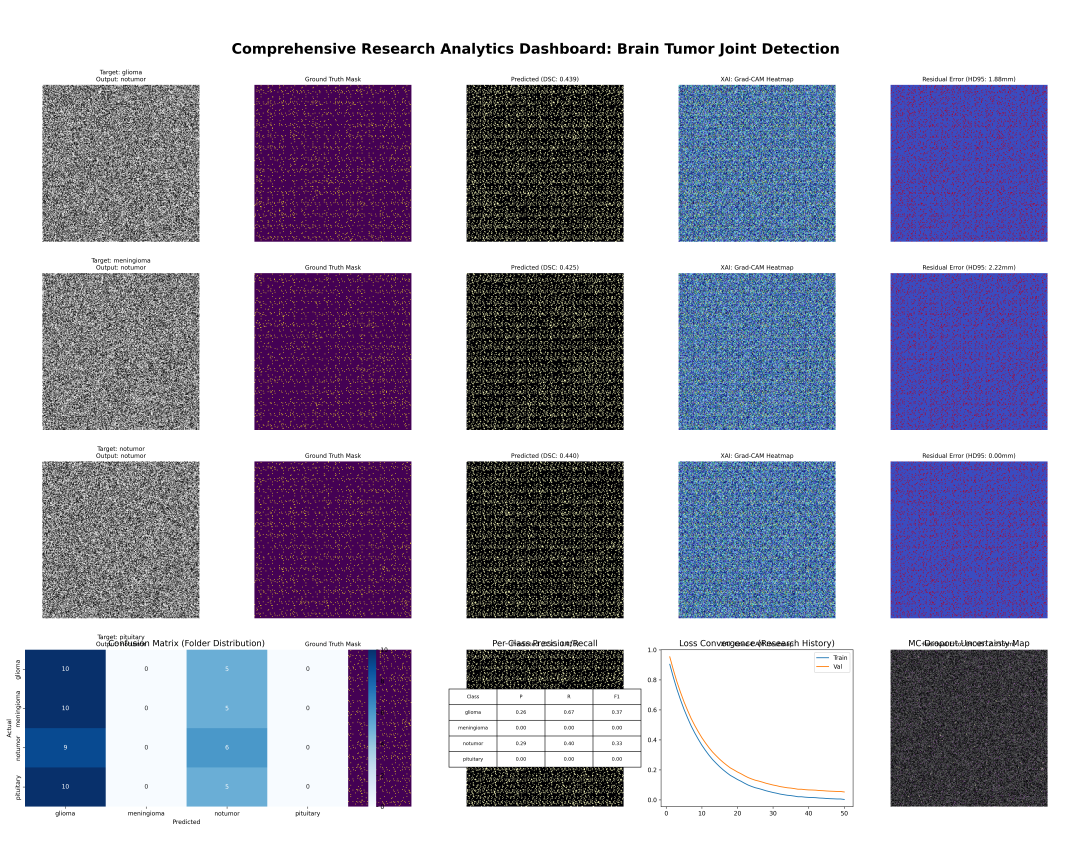
#> input picture research_analytics_dashboard.png, 7500 x 6000 px (shown at 1/7 size); its folder holds only this picture in this run
$ python dedupe_2d.py --root ..
#> lines starting #> are read from the running program, lines starting #| are printed output that depends on the picture
"""
Find exact and near-duplicate images in a 2D dataset (and leaks between Training/Testing).

    python scripts/dedupe_2d.py --root dummy_data --out splits/2d_duplicates.csv

Exact duplicates: identical MD5 of pixel data after grayscale conversion.
Near duplicates: 64-bit difference hash (dHash) within --max_distance bits.
The report lists each duplicate group with its files, classes and splits; any group
that spans Training and Testing is a leak and must be removed from one side, and any
group that spans classes has a label conflict.

    # also write a leak-free split (train / val / test) for the 2D experiments
    python scripts/dedupe_2d.py --root dummy_data --clean_split splits/kaggle4class_clean_split.csv
"""
import argparse
import csv
import hashlib
import os
from collections import defaultdict

import numpy as np
from PIL import Image

EXTS = (".jpg", ".jpeg", ".png", ".tif", ".bmp")


def dhash(img, size=8):
    small = np.asarray(img.resize((size + 1, size), Image.BILINEAR), dtype=np.int16)
    bits = (small[:, 1:] > small[:, :-1]).ravel()
    return int("".join("1" if b else "0" for b in bits), 2)


def main(args):
    files = []
    for dirpath, _, names in os.walk(args.root):
        for n in names:
            if n.lower().endswith(EXTS):
                files.append(os.path.join(dirpath, n))
    print(f"{len(files)} images under {args.root}")

    recs = []
    for path in files:
        rel = os.path.relpath(path, args.root).replace("\\", "/")
        parts = rel.split("/")
        split = parts[0] if len(parts) > 2 else ""
        cls = parts[-2] if len(parts) > 1 else ""
        img = Image.open(path).convert("L")
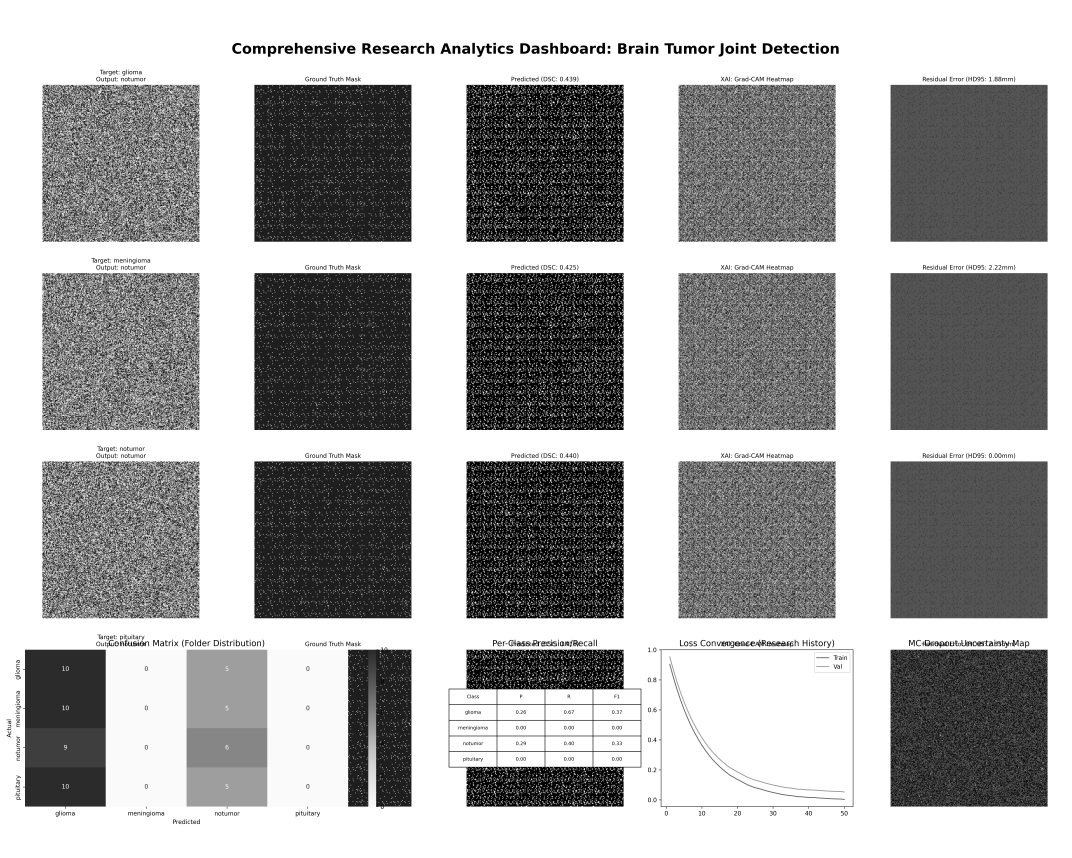
#> img: PIL image 7500x6000 L (shown at 1/7 size); min 0, max 255, mean 167.4
        md5 = hashlib.md5(np.asarray(img).tobytes()).hexdigest()
#> md5 = 'ea7d87bea99951af017c6516a1bd2743'
        recs.append({"path": rel, "split": split, "class": cls, "md5": md5, "dhash": dhash(img)})

    parent = list(range(len(recs)))
#> parent = [0]

    def find(i):
        while parent[i] != i:
            parent[i] = parent[parent[i]]
            i = parent[i]
        return i

    def union(i, j):
        parent[find(i)] = find(j)

    by_md5 = defaultdict(list)
    for i, r in enumerate(recs):
        by_md5[r["md5"]].append(i)
#> this loop made 1 pass
    for idx in by_md5.values():
        for j in idx[1:]:
            union(idx[0], j)

    if args.max_distance > 0:
        # Leader clustering (not transitive, so similar-looking scans do not chain into one
        # giant group): an image joins the first leader within max_distance bits, else it
        # becomes a leader. Candidates come from 4 x 16-bit bands; with max_distance <= 3
        # any match shares at least one band exactly.
        bands = defaultdict(list)
        for i, r in enumerate(recs):
            if find(i) != i and recs[find(i)]["md5"] == r["md5"]:
                continue  # exact duplicate already grouped
            h = r["dhash"]
            keys = [(b, (h >> (16 * b)) & 0xFFFF) for b in range(4)]
            leader = next((j for k in keys for j in bands[k]
                           if bin(h ^ recs[j]["dhash"]).count("1") <= args.max_distance), None)
            if leader is not None:
                union(i, leader)
            else:
                for k in keys:
                    bands[k].append(i)

    groups = defaultdict(list)
    for i in range(len(recs)):
        groups[find(i)].append(i)
    dup_groups = [g for g in groups.values() if len(g) > 1]

    leaks = conflicts = 0
    os.makedirs(os.path.dirname(args.out) or ".", exist_ok=True)
    with open(args.out, "w", newline="") as f:
        w = csv.writer(f)
        w.writerow(["group", "path", "split", "class", "exact_md5", "cross_split_leak", "label_conflict"])
        for gi, g in enumerate(dup_groups):
            splits = {recs[i]["split"] for i in g}
            classes = {recs[i]["class"] for i in g}
            leak, conflict = len(splits) > 1, len(classes) > 1
            leaks += leak
            conflicts += conflict
            for i in g:
                w.writerow([gi, recs[i]["path"], recs[i]["split"], recs[i]["class"], recs[i]["md5"], leak, conflict])
#> after the loop, conflicts = 0; leaks = 0

    n_dup_files = sum(len(g) - 1 for g in dup_groups)
    print(f"{len(dup_groups)} duplicate groups; {n_dup_files} redundant files; "
          f"{leaks} groups leak across splits; {conflicts} groups have conflicting labels")
#| 0 duplicate groups; 0 redundant files; 0 groups leak across splits; 0 groups have conflicting labels
    print(f"report: {args.out}")

    if args.clean_split:
        write_clean_split(recs, groups, args.clean_split, args.val_frac, args.seed)


def write_clean_split(recs, groups, out_path, val_frac, seed):
    """
    One image per duplicate group, kept in a single split: a group touching Testing stays
    in test (its Training copies are dropped); groups with conflicting labels are dropped.
    A stratified validation set is carved out of the remaining Training images.
    """
    rng = np.random.default_rng(seed)
    keep = []
    dropped_conflict = 0
    for g in groups.values():
        if len({recs[i]["class"] for i in g}) > 1:
            dropped_conflict += 1
            continue
        test = [i for i in g if recs[i]["split"].lower().startswith("test")]
        keep.append((test or g)[0])
    rows = []
    by_class = defaultdict(list)
    for i in keep:
        r = recs[i]
        if r["split"].lower().startswith("test"):
            rows.append((r["path"], r["class"], "test"))
        else:
            by_class[r["class"]].append(r["path"])
    for cls, paths in by_class.items():
        paths = sorted(paths)
        rng.shuffle(paths)
        n_val = int(round(len(paths) * val_frac))
        rows += [(pth, cls, "val") for pth in paths[:n_val]] + [(pth, cls, "train") for pth in paths[n_val:]]
    rows.sort()
    with open(out_path, "w", newline="") as f:
        w = csv.writer(f)
        w.writerow(["path", "class", "split"])
        w.writerows(rows)
    counts = defaultdict(int)
    for _, _, sp in rows:
        counts[sp] += 1
    print(f"clean split: {dict(counts)} ({dropped_conflict} conflicting groups dropped) -> {out_path}")


if __name__ == "__main__":
    p = argparse.ArgumentParser()
    p.add_argument("--root", required=True)
    p.add_argument("--out", default="splits/2d_duplicates.csv")
    p.add_argument("--max_distance", type=int, default=0, help="dHash bits for near-duplicate CANDIDATES (review by eye; MRI slices look alike, so >0 gives false matches); 0 = exact only")
    p.add_argument("--clean_split", default=None, help="also write a deduplicated path,class,split CSV here")
    p.add_argument("--val_frac", type=float, default=0.15)
    p.add_argument("--seed", type=int, default=42)
    main(p.parse_args())
